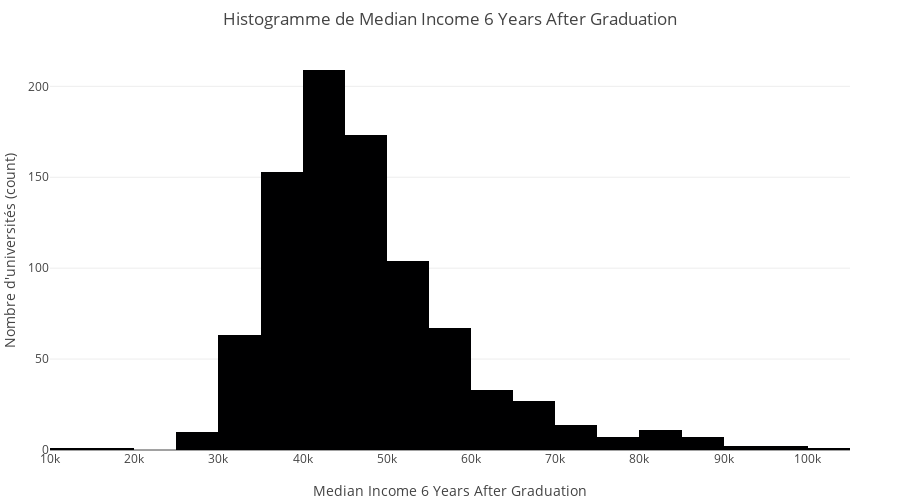

Write notebook code for a chart like this one.
### Markdown cell above
Le graphique suivant présente un histogramme de la distribution des revenus médians des diplômés 6 ans après leur obtention de diplôme. L'axe des x représente le revenu médian en dollars, tandis que l'axe des y indique le nombre d'universités correspondant à chaque tranche de revenus. On observe les points suivants :  

- La distribution semble suivre une forme approximativement normale, avec un pic autour de **40k à 50k** dollars.  
- Les revenus les plus bas (autour de **10k à 20k**) et les plus élevés (supérieurs à **80k**) sont moins fréquents, formant les extrémités de la courbe.  
- La majorité des universités se regroupent dans la tranche de revenus médians de **30k à 60k**, suggérant une concentration autour de cette moyenne.  

Cette distribution nous pousse à poser la question suivante :  
- Est-ce que les revenus médians 6 ans après la graduation sont corrélés avec le classement des universités ?  
Analyser cette relation pourrait permettre d'explorer si le prestige académique ou les ressources d'une université influencent directement les perspectives salariales de ses diplômés.

### Code cell
from plots import plot_income_histogram
df = pd.read_excel('final_dataset.xlsx')
plot_income_histogram(df, income_col="Median Income 6 Years After Graduation")

### Figure 1 — Plotly figure (JSON) as saved in the notebook; plotly's stock layout.template omitted (floating-point values rounded to 4 significant figures; data arrays with more than 128 entries replaced by an {"elided": "..."} marker saying what was removed)
{"data": [{"alignmentgroup": "True", "bingroup": "x", "hovertemplate": "Median Income 6 Years After Graduation=%{x}<br>count=%{y}<extra></extra>", "legendgroup": "", "marker": {"color": "#000001", "pattern": {"shape": ""}}, "name": "", "nbinsx": 30, "offsetgroup": "", "orientation": "v", "showlegend": false, "type": "histogram", "x": {"elided": "885 str values"}, "xaxis": "x", "yaxis": "y"}], "layout": {"barmode": "relative", "height": 500, "legend": {"tracegroupgap": 0}, "margin": {"b": 50, "l": 50, "r": 50, "t": 50}, "title": {"text": "Histogramme de Median Income 6 Years After Graduation"}, "xaxis": {"anchor": "y", "domain": [0, 1], "title": {"text": "Median Income 6 Years After Graduation"}}, "yaxis": {"anchor": "x", "domain": [0, 1], "title": {"text": "Nombre d'universités (count)"}}}}
